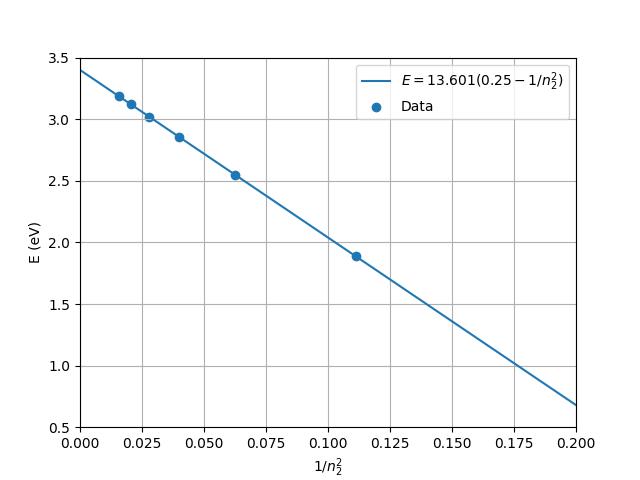

Write Python code to recreate this figure.
import numpy as np
import matplotlib.pyplot as plt
from scipy.optimize import curve_fit

n2 = np.arange(3,9)
n2_2 = 1/n2**2
wl_obs = np.array([654.88,484.48,432.60,408.78,395.42,387.32])
wl_obs_2 = np.array([654.96,484.54,432.38,408.68,395.46,387.40])
dw_obs = np.abs(wl_obs - wl_obs_2)

calib = lambda x: x + 1.7
wl_real = [calib(x) for x in wl_obs]
wl_real_2 = [calib(x) for x in wl_obs_2]
energy = [1239.84/y for y in wl_real]
energy_2 = [1239.84/y for y in wl_real_2]
denergy = np.abs(np.array(energy_2) - np.array(energy))
#denergy = 1239.84*dw_obs/np.power(wl_real,2.0)

f = lambda x, a, R: R*(a - x)
xdata = n2_2
ydata = energy
popt, pcov = curve_fit(f, xdata, ydata, sigma=denergy)
#popt, pcov = curve_fit(f, xdata, ydata)

plt.figure()
plt.scatter(n2_2, energy, label=r'Data')
#plt.errorbar(n2_2,energy,yerr=denergy,linestyle="None", capsize=6, linewidth=5)
X = np.linspace(0, 0.2)
plt.plot(X, f(X,popt[0],popt[1]), label=r'$E = 13.601(0.25 - 1/n_2^2)$')
a_err = np.sqrt(pcov[0][0])
R_err = np.sqrt(pcov[1][1])
print('1/n1^2: ', popt[0], a_err)
print('R:', popt[1], R_err)
plt.xlim(0,0.2)
plt.ylim(0.5,3.5)

plt.xlabel(r'$1/n_2^2$')
plt.ylabel(r'E (eV)')
plt.grid()
plt.legend()
plt.show()
